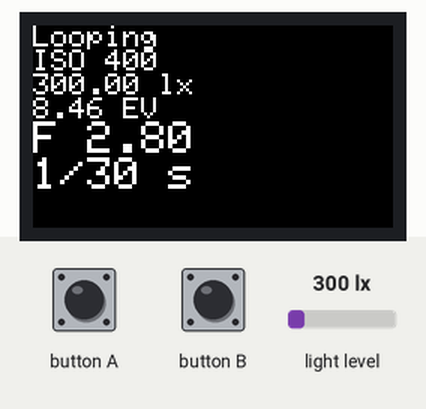
This program was run on a simulated ESP32. Shown: 240×135 colour display. Inputs (shaded band) come from the test bench; at power-on: light level 300 lx.

Above: at 1.6 s.
1.7 s: light level set to 40 lx
At 3.3 s:
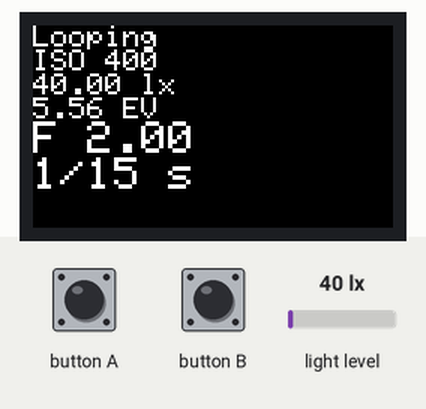
3.6 s: button A pressed for 0.45 s
At 4.7 s:
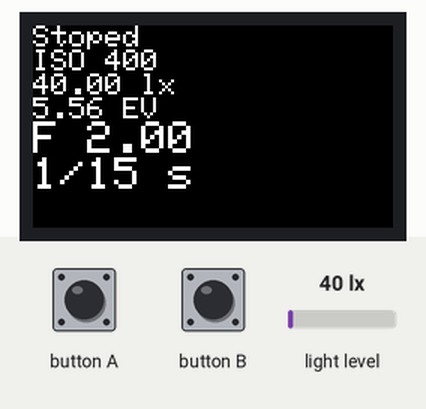
5.5 s: button A pressed for 1 s
At 7.1 s:
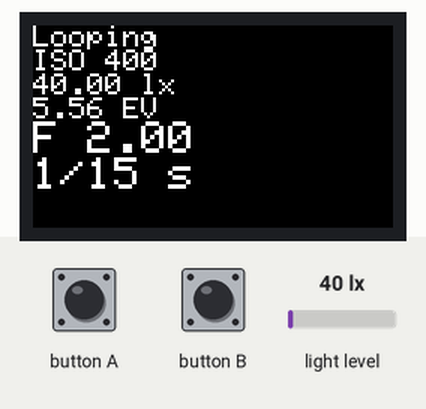
8.0 s: light level set to 500 lx
At 9.2 s:
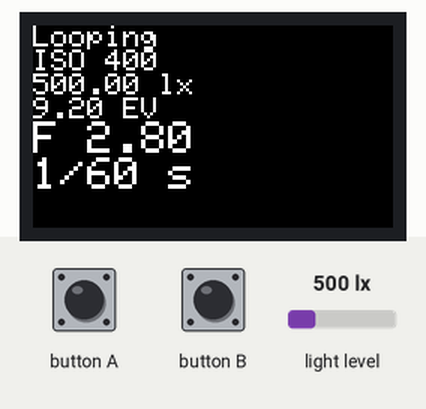
9.6 s: light level set to 1000 lx
At 10.1 s:
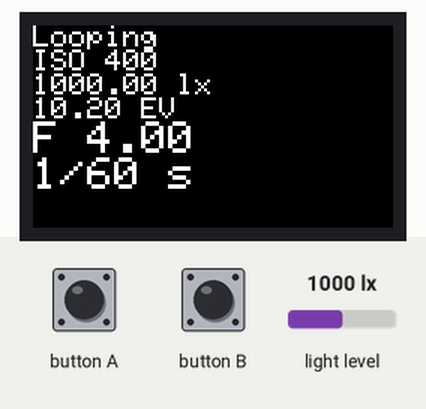
Timing chart, 0 to 12.2 s (numbered marks = the images above; inputs shaded):
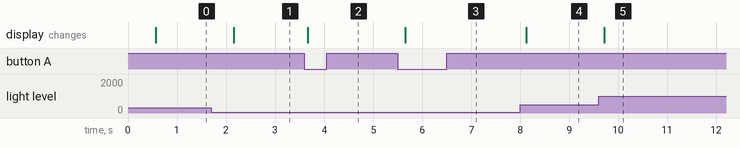

Measured:
- after the input at 1.7 s, the display: changes after 0.46 s (image 1)
- after the input at 3.6 s, the display: changes after 0.07 s (image 2)
- after the input at 5.5 s, the display: changes after 0.15 s (image 3)
- after the input at 8.0 s, the display: changes after 0.13 s (image 4)
- after the input at 9.6 s, the display: changes after 0.12 s (image 5)

The program:

main.cpp
```cpp
#include <M5StickCPlus.h>
#include <BH1750.h>
#include <Wire.h>
#include <map>
#include <string>
#include <math.h>
#include <algorithm>

using namespace std;

BH1750 lightMeter(0x23);
TFT_eSprite sprite = TFT_eSprite(&M5.Lcd);

float lux;
double ev;
tuple<float, string> settings;
bool stop_flag = false;
const int device_iso = 400;

const std::map<float, float> device_av = {
    {1.7, 1.8},
    {2, 2},
    {3, 2.8},
    {4, 4},
    {5, 5.6},
    {6, 8},
    {7, 11},
    {8, 16},
};

const std::map<int, string> device_tv = {
    {0, "1"},
    {1, "1/2"},
    {2, "1/4"},
    {3, "1/8"},
    {4, "1/15"},
    {5, "1/30"},
    {6, "1/60"},
    {7, "1/125"},
    {8, "1/250"},
    {9, "1/500"},
};

const std::map<int, tuple<float, string>> program_line = {
    {5, {1.8, "1/8"}}, // 本当は4.7
    {6, {2, "1/15"}},
    {7, {2, "1/30"}},
    {8, {2.8, "1/30"}},
    {9, {2.8, "1/60"}},
    {10, {4, "1/60"}},
    {11, {4, "1/125"}},
    {12, {5.6, "1/125"}},
    {13, {5.6, "1/250"}},
    {14, {8, "1/250"}},
    {15, {8, "1/500"}},
    {16, {11, "1/500"}},
};

void setBrightness(float lux)
{
  if (lux < 100)
  {
    M5.Axp.ScreenBreath(8);
  }
  else if (100 <= lux && lux < 1000)
  {
    M5.Axp.ScreenBreath(9);
  }
  else if (1000 <= lux)
  {
    M5.Axp.ScreenBreath(10);
  }
}

double calcEV(float lux)
{
  double n = 0.32;
  double sv = log2(device_iso * n);

  double nc = n * 340;
  double iv = log2(lux / nc);

  return iv + sv;
}

tuple<float, string> findSettings(double ev)
{
  int rounded_ev = (int)round(ev);
  int min_ev = program_line.begin()->first;
  int max_ev = program_line.rbegin()->first;

  tuple<float, string> settings;

  if (rounded_ev <= min_ev)
  {
    settings = {
        get<0>(program_line.at(min_ev)),
        get<1>(program_line.at(min_ev)),
    };
  }
  else if (rounded_ev >= max_ev)
  {
    settings = {
        get<0>(program_line.at(max_ev)),
        get<1>(program_line.at(max_ev)),
    };
  }
  else
  {
    settings = {
        get<0>(program_line.at(rounded_ev)),
        get<1>(program_line.at(rounded_ev)),
    };
  }

  return settings;
}

void setup()
{
  M5.begin();
  M5.Axp.ScreenBreath(8);
  M5.Lcd.setRotation(1);
  M5.Lcd.setSwapBytes(false);
  M5.Lcd.setTextSize(2);

  M5.Lcd.println("Exposure Meter Beta");

  sprite.setColorDepth(8);
  sprite.setTextSize(2);
  sprite.createSprite(M5.Lcd.width(), M5.Lcd.height());

  M5.Lcd.println("Sensor begin.....");
  Wire.begin(0, 26);
  lightMeter.begin();
  lux = lightMeter.readLightLevel();
  M5.Lcd.println("Sensor activated");
  delay(300);
}

void loop()
{
  sprite.fillScreen(BLACK);
  sprite.setCursor(0, 0);
  sprite.setTextSize(2);

  M5.update();
  if (M5.BtnA.wasPressed() && !stop_flag)
  {
    stop_flag = true;
  }
  else if (M5.BtnA.wasPressed() && stop_flag)
  {
    stop_flag = false;
  }

  if (stop_flag)
  {
    setBrightness(lightMeter.readLightLevel());

    sprite.println("Stoped");
  }
  else
  {
    lux = lightMeter.readLightLevel();
    setBrightness(lux);
    ev = calcEV(lux);
    settings = findSettings(ev);

    sprite.println("Looping");
  }

  sprite.print("ISO ");
  sprite.println(device_iso);

  sprite.print(lux);
  sprite.println(" lx");

  sprite.print(ev);
  sprite.println(" EV");

  sprite.setTextSize(3);
  sprite.print("F ");
  sprite.println(get<0>(settings));
  sprite.print(get<1>(settings).c_str());
  sprite.println(" s");

  sprite.pushSprite(0, 0);

  delay(300);
}
```
